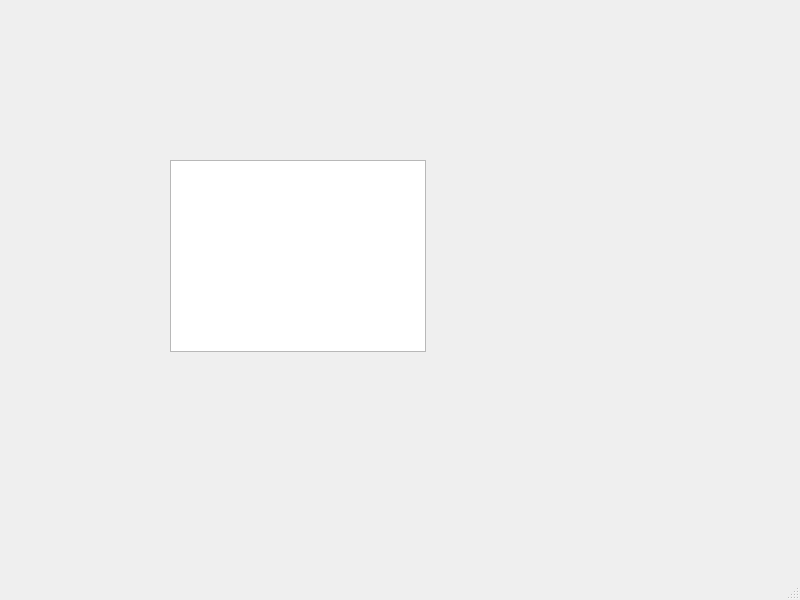
<?xml version="1.0" encoding="UTF-8"?>
<ui version="4.0">
 <class>MainWindow</class>
 <widget class="QMainWindow" name="MainWindow">
  <property name="geometry">
   <rect>
    <x>0</x>
    <y>0</y>
    <width>800</width>
    <height>600</height>
   </rect>
  </property>
  <property name="windowTitle">
   <string>MainWindow</string>
  </property>
  <widget class="QWidget" name="centralwidget">
   <widget class="GraphicsLayoutWidget" name="graphicsView">
    <property name="geometry">
     <rect>
      <x>170</x>
      <y>160</y>
      <width>256</width>
      <height>192</height>
     </rect>
    </property>
   </widget>
  </widget>
  <widget class="QMenuBar" name="menubar">
   <property name="geometry">
    <rect>
     <x>0</x>
     <y>0</y>
     <width>800</width>
     <height>31</height>
    </rect>
   </property>
  </widget>
  <widget class="QStatusBar" name="statusbar"/>
 </widget>
 <customwidgets>
  <customwidget>
   <class>GraphicsLayoutWidget</class>
   <extends>QGraphicsView</extends>
   <header>pyqtgraph</header>
  </customwidget>
 </customwidgets>
 <resources/>
 <connections/>
</ui>
